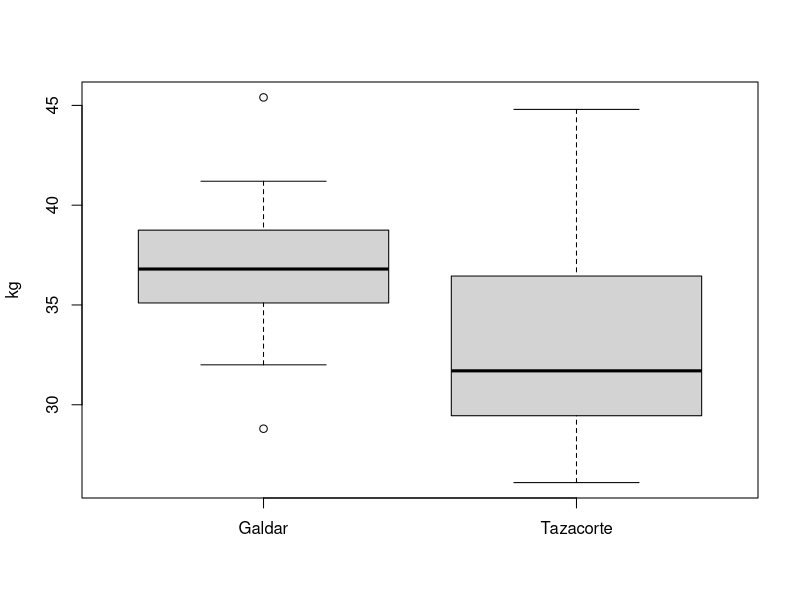

Generate this figure with R:
# Programa 2: las dos fincas, de principio a fin
# Del artículo «Intervalos de confianza en R — práctica con la cobertura simulada, las dos fincas y cuándo falla el asintótico»
# https://sergiolearns.com/intervalos-de-confianza-practica/

galdar    <- c(38.9, 36.7, 36.8, 28.8, 37.3, 38.6, 32.0, 34.0, 34.2, 36.0,
               37.3, 36.4, 45.4, 39.6, 41.2)
tazacorte <- c(32.6, 44.8, 30.8, 26.1, 28.9, 30.8, 39.9, 36.0, 34.7, 36.9,
               29.7, 29.2)

# 1. Mirar los datos
b <- boxplot(galdar, tazacorte, names = c("Galdar", "Tazacorte"), ylab = "kg")
b$stats                          # bigote inferior, Q1, mediana, Q3, bigote superior
b$out                            # los datos atípicos

# 2. Nuestro intervalo de la diferencia de medias
ic_dif <- function(x, y, nivel = 0.95, iguales = TRUE) {
  m <- length(x); n <- length(y); a <- 1 - nivel
  dif <- mean(x) - mean(y)
  if (iguales) {                                     # varianza combinada, t(m + n - 2)
    sp2 <- ((m - 1) * var(x) + (n - 1) * var(y)) / (m + n - 2)
    margen <- qt(1 - a / 2, m + n - 2) * sqrt(sp2 * (1 / m + 1 / n))
  } else {                                           # Welch: grados aproximados
    se <- sqrt(var(x) / m + var(y) / n)
    gl <- se^4 / ((var(x) / m)^2 / (m - 1) + (var(y) / n)^2 / (n - 1))
    margen <- qt(1 - a / 2, gl) * se
  }
  round(dif + c(-1, 1) * margen, 2)
}

# 3. ¿Varianzas iguales? Y los dos intervalos
round(var.test(galdar, tazacorte)$conf.int, 2)
rbind(combinada = ic_dif(galdar, tazacorte), welch = ic_dif(galdar, tazacorte, iguales = FALSE))
round(t.test(galdar, tazacorte, var.equal = TRUE)$conf.int, 2)   # comprobación

# 4. El nivel de confianza
rbind(n90 = ic_dif(galdar, tazacorte, 0.90), n95 = ic_dif(galdar, tazacorte, 0.95),
      n99 = ic_dif(galdar, tazacorte, 0.99))
